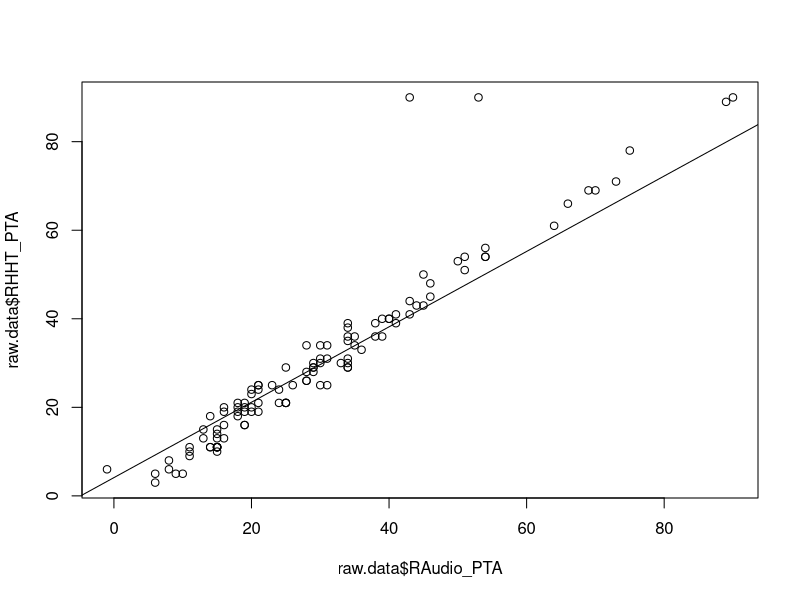
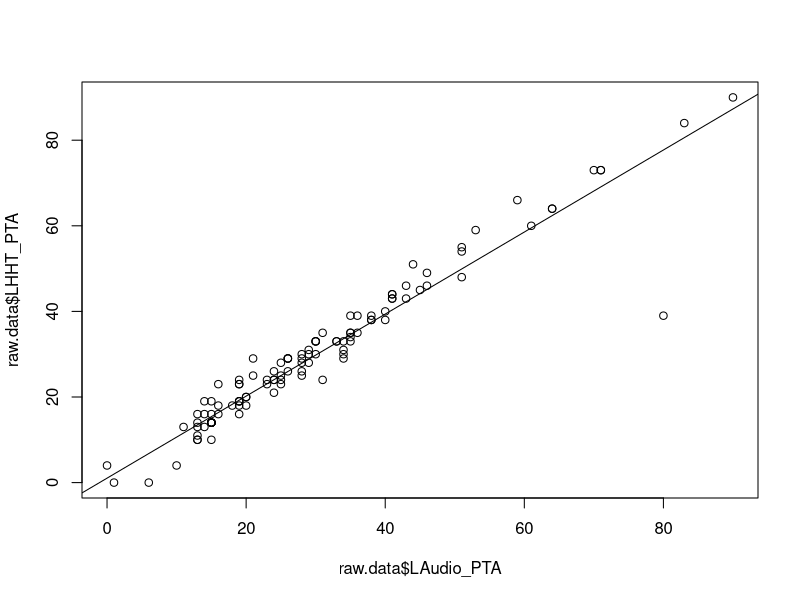

Generate these figures, in order, with R:
setwd("~/Github/eHearing")
raw.data <- read.csv('HHT_rawdata.csv')

cor.test(raw.data$RAudio_PTA,raw.data$RHHT_PTA)
cor.test(raw.data$LAudio_PTA,raw.data$LHHT_PTA)


r.regline <- lm(RAudio_PTA~RHHT_PTA, data=raw.data)
summary(r.regline)
l.regline <- lm(LAudio_PTA~LHHT_PTA, data=raw.data)
summary(l.regline)
plot(raw.data$RAudio_PTA,raw.data$RHHT_PTA)
abline(r.regline)
plot(raw.data$LAudio_PTA,raw.data$LHHT_PTA)
abline(l.regline)

raw.data$HHT_HL_Degree==1
strat1 <-raw.data[raw.data$HHT_HL_Degree==1,] 
strat2 <- raw.data[raw.data$HHT_HL_Degree==2,]
strat3 <- raw.data[raw.data$HHT_HL_Degree==3,]
strat4 <- raw.data[raw.data$HHT_HL_Degree==4,]

cor.test(strat1$RAudio_PTA,strat1$RHHT_PTA)
cor.test(strat1$LAudio_PTA,strat1$LHHT_PTA)

cor.test(strat2$RAudio_PTA,strat2$RHHT_PTA)
cor.test(strat2$LAudio_PTA,strat2$LHHT_PTA)

cor.test(strat3$RAudio_PTA,strat3$RHHT_PTA)
cor.test(strat3$LAudio_PTA,strat3$LHHT_PTA)

cor.test(strat4$RAudio_PTA,strat4$RHHT_PTA)
cor.test(strat4$LAudio_PTA,strat4$LHHT_PTA)

raw.data[,c('HL_DegreeStd','HHT_HL_Degree')]